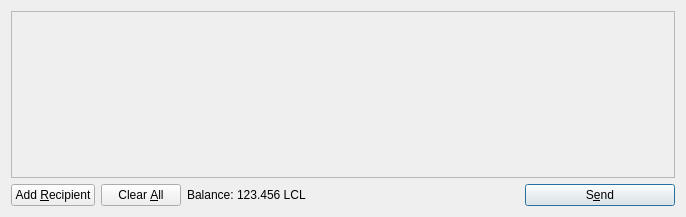
<?xml version="1.0" encoding="UTF-8"?>
<ui version="4.0">
 <class>SendCoinsDialog</class>
 <widget class="QDialog" name="SendCoinsDialog">
  <property name="geometry">
   <rect>
    <x>0</x>
    <y>0</y>
    <width>686</width>
    <height>217</height>
   </rect>
  </property>
  <property name="windowTitle">
   <string>Send Coins</string>
  </property>
  <layout class="QVBoxLayout" name="verticalLayout">
   <item>
    <widget class="QScrollArea" name="scrollArea">
     <property name="widgetResizable">
      <bool>true</bool>
     </property>
     <widget class="QWidget" name="scrollAreaWidgetContents">
      <property name="geometry">
       <rect>
        <x>0</x>
        <y>0</y>
        <width>666</width>
        <height>165</height>
       </rect>
      </property>
      <layout class="QVBoxLayout" name="verticalLayout_2">
       <property name="margin">
        <number>0</number>
       </property>
       <item>
        <layout class="QVBoxLayout" name="entries">
         <property name="spacing">
          <number>6</number>
         </property>
        </layout>
       </item>
       <item>
        <spacer name="verticalSpacer">
         <property name="orientation">
          <enum>Qt::Vertical</enum>
         </property>
         <property name="sizeHint" stdset="0">
          <size>
           <width>20</width>
           <height>40</height>
          </size>
         </property>
        </spacer>
       </item>
      </layout>
     </widget>
    </widget>
   </item>
   <item>
    <layout class="QHBoxLayout" name="horizontalLayout">
     <item>
      <widget class="QPushButton" name="addButton">
       <property name="toolTip">
        <string>Send to multiple recipients at once</string>
       </property>
       <property name="text">
        <string>Add &amp;Recipient</string>
       </property>
       <property name="icon">
        <iconset resource="../bitcoin.qrc">
         <normaloff>:/icons/add</normaloff>:/icons/add</iconset>
       </property>
       <property name="autoDefault">
        <bool>false</bool>
       </property>
      </widget>
     </item>
     <item>
      <widget class="QPushButton" name="clearButton">
       <property name="sizePolicy">
        <sizepolicy hsizetype="Minimum" vsizetype="Fixed">
         <horstretch>0</horstretch>
         <verstretch>0</verstretch>
        </sizepolicy>
       </property>
       <property name="toolTip">
        <string>Remove all transaction fields</string>
       </property>
       <property name="text">
        <string>Clear &amp;All</string>
       </property>
       <property name="icon">
        <iconset resource="../bitcoin.qrc">
         <normaloff>:/icons/remove</normaloff>:/icons/remove</iconset>
       </property>
       <property name="autoRepeatDelay">
        <number>300</number>
       </property>
       <property name="autoDefault">
        <bool>false</bool>
       </property>
      </widget>
     </item>
     <item>
      <layout class="QHBoxLayout" name="horizontalLayout_2">
       <property name="spacing">
        <number>3</number>
       </property>
       <item>
        <widget class="QLabel" name="label">
         <property name="text">
          <string>Balance:</string>
         </property>
        </widget>
       </item>
       <item>
        <widget class="QLabel" name="labelBalance">
         <property name="cursor">
          <cursorShape>IBeamCursor</cursorShape>
         </property>
         <property name="text">
          <string>123.456 LCL</string>
         </property>
         <property name="textInteractionFlags">
          <set>Qt::LinksAccessibleByMouse|Qt::TextSelectableByKeyboard|Qt::TextSelectableByMouse</set>
         </property>
        </widget>
       </item>
      </layout>
     </item>
     <item>
      <spacer name="horizontalSpacer">
       <property name="orientation">
        <enum>Qt::Horizontal</enum>
       </property>
       <property name="sizeHint" stdset="0">
        <size>
         <width>40</width>
         <height>20</height>
        </size>
       </property>
      </spacer>
     </item>
     <item>
      <widget class="QPushButton" name="sendButton">
       <property name="minimumSize">
        <size>
         <width>150</width>
         <height>0</height>
        </size>
       </property>
       <property name="toolTip">
        <string>Confirm the send action</string>
       </property>
       <property name="text">
        <string>S&amp;end</string>
       </property>
       <property name="icon">
        <iconset resource="../bitcoin.qrc">
         <normaloff>:/icons/send</normaloff>:/icons/send</iconset>
       </property>
       <property name="default">
        <bool>true</bool>
       </property>
      </widget>
     </item>
    </layout>
   </item>
  </layout>
 </widget>
 <resources>
  <include location="../bitcoin.qrc"/>
 </resources>
 <connections/>
</ui>
